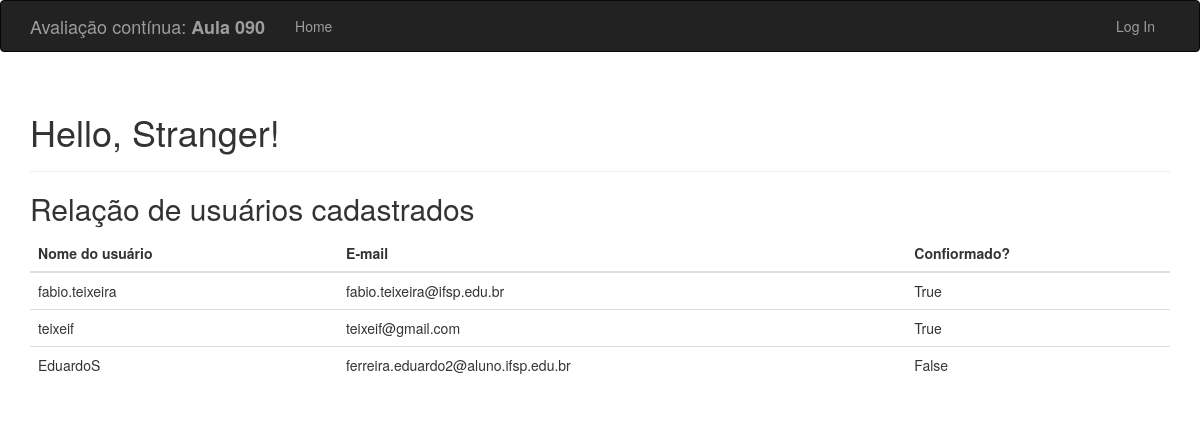
Before: / with the older database file.
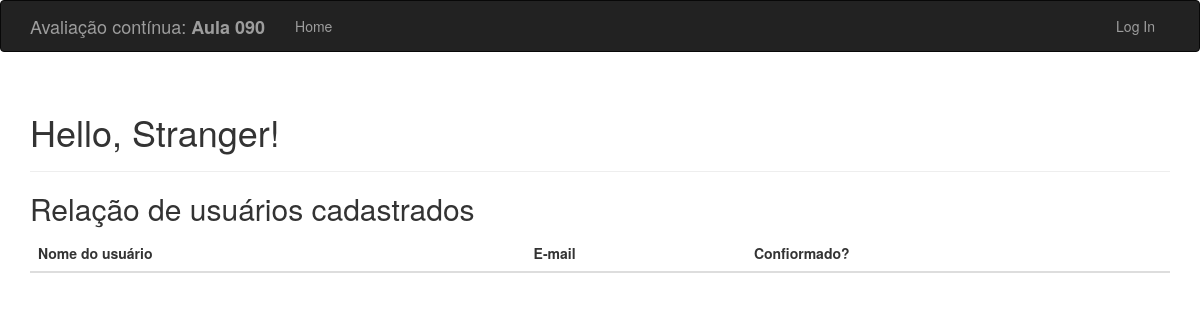
After: the same page with the newer database file.
### app/models.py (models this page shows, shortened)
class User(UserMixin, db.Model):
    __tablename__ = 'users'
    id = db.Column(db.Integer, primary_key=True)
    email = db.Column(db.String(64), unique=True, index=True)
    username = db.Column(db.String(64), unique=True, index=True)
    role_id = db.Column(db.Integer, db.ForeignKey('roles.id'))
    password_hash = db.Column(db.String(128))
    confirmed = db.Column(db.Boolean, default=False)
    @property
    def password(self):
        raise AttributeError('password is not a readable attribute')

### app/main/views.py (the view)
@main.route('/')
def index():
    users = User.query.all()
    return render_template('index.html', users=users)

### app/auth/views.py (called while the page is built)
@auth.before_app_request
def before_request():
    if current_user.is_authenticated \
            and not current_user.confirmed \
            and request.endpoint \
            and request.blueprint != 'auth' \
            and request.endpoint != 'static':
        return redirect(url_for('auth.unconfirmed'))

### app/templates/index.html (shortened to what this page needs)
{% extends "base.html" %}
{% block page_content %}
<div class="page-header">
    <h1>Hello, {% if current_user.is_authenticated %}{{ current_user.username }}{% else %}Stranger{% endif %}!</h1>
</div>
<table class="table">
    <h2>Relação de usuários cadastrados</h2>
    <thead>
        <tr>
            <th>Nome do usuário</th>
            <th>E-mail</th>
            <th>Confiormado?</th>
        </tr>
        <tbody>
            {% for u in users %}
            <tr>
                <td>{{ u.username }}</td>
                <td>{{ u.email }}</td>
                <td>{{ u.confirmed }}</td>
            </tr>
            {% endfor %}
        </tbody>
    </thead>
{% endblock %}

### app/templates/base.html (shortened to what this page needs)
{% extends "bootstrap/base.html" %}
{% block head %}
{{ super() }}
{% endblock %}
{% block navbar %}
<div class="navbar navbar-inverse" role="navigation">
    <div class="container">
        <div class="navbar-header">
            <a class="navbar-brand" href="{{ url_for('main.index') }}">Avaliação contínua: <b>Aula 090</b></a>
        </div>
        <div class="navbar-collapse collapse">
            <ul class="nav navbar-nav">
                <li><a href="{{ url_for('main.index') }}">Home</a></li>
            </ul>
            <ul class="nav navbar-nav navbar-right">
                {% if current_user.is_authenticated %}
                <li class="dropdown">
                    <a href="#" class="dropdown-toggle" data-toggle="dropdown">Account <b class="caret"></b></a>
                    <ul class="dropdown-menu">
                        <li><a href="{{ url_for('auth.change_password') }}">Change Password</a></li>
                        <li><a href="{{ url_for('auth.change_email_request') }}">Change Email</a></li>
                        <li><a href="{{ url_for('auth.logout') }}">Log Out</a></li>
                    </ul>
                </li>
                {% else %}
                <li><a href="{{ url_for('auth.login') }}">Log In</a></li>
                {% endif %}
            </ul>
        </div>
    </div>
</div>
{% endblock %}
{% block content %}
<div class="container">
    {% block page_content %}{% endblock %}
</div>
{% endblock %}

Changed rows visible on the page:
removed User: username "fabio.teixeira", email "fabio.teixeira@ifsp.edu.br", confirmed "True"
removed User: username "teixeif", email "teixeif@gmail.com", confirmed "True"
removed User: username "EduardoS", email "ferreira.eduardo2@aluno.ifsp.edu.br", confirmed "False"
